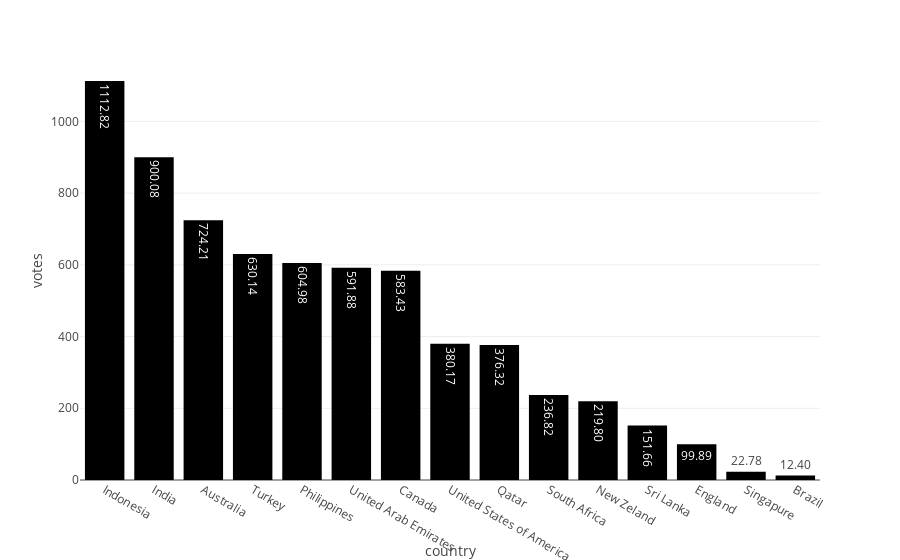

The cell this chart's notebook holds for it:
### Markdown cell above
## Média de avaliação feita por país

### Code cell
df_aux = df.loc[:, ['votes', 'country']].groupby('country').mean().sort_values('votes',ascending=False).round(2).reset_index()

px.bar(df_aux, x='country', y='votes', text_auto='.2f')

### Figure 1 — Plotly figure (JSON) as saved in the notebook; plotly's stock layout.template omitted (floating-point values rounded to 4 significant figures)
{"data": [{"alignmentgroup": "True", "hovertemplate": "country=%{x}<br>votes=%{y}<extra></extra>", "legendgroup": "", "marker": {"color": "#000001", "pattern": {"shape": ""}}, "name": "", "offsetgroup": "", "orientation": "v", "showlegend": false, "textposition": "auto", "texttemplate": "%{y:.2f}", "type": "bar", "x": ["Indonesia", "India", "Australia", "Turkey", "Philippines", "United Arab Emirates", "Canada", "United States of America", "Qatar", "South Africa", "New Zeland", "Sri Lanka", "England", "Singapure", "Brazil"], "xaxis": "x", "y": [1113.0, 900.1, 724.2, 630.1, 605.0, 591.9, 583.4, 380.2, 376.3, 236.8, 219.8, 151.7, 99.89, 22.78, 12.4], "yaxis": "y"}], "layout": {"autosize": true, "barmode": "relative", "legend": {"tracegroupgap": 0}, "margin": {"t": 60}, "xaxis": {"anchor": "y", "autorange": true, "domain": [0, 1], "range": [-0.5, 14.5], "title": {"text": "country"}, "type": "category"}, "yaxis": {"anchor": "x", "autorange": true, "domain": [0, 1], "range": [0, 1171.0], "title": {"text": "votes"}, "type": "linear"}}}
